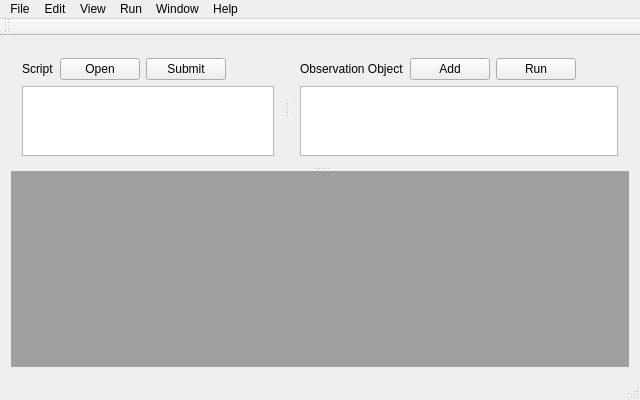
<?xml version="1.0" encoding="UTF-8"?>
<ui version="4.0">
 <class>MainWindow</class>
 <widget class="QMainWindow" name="MainWindow">
  <property name="geometry">
   <rect>
    <x>0</x>
    <y>0</y>
    <width>640</width>
    <height>400</height>
   </rect>
  </property>
  <property name="windowTitle">
   <string>Tweedia</string>
  </property>
  <widget class="QWidget" name="centralWidget">
   <property name="sizePolicy">
    <sizepolicy hsizetype="Preferred" vsizetype="Preferred">
     <horstretch>0</horstretch>
     <verstretch>0</verstretch>
    </sizepolicy>
   </property>
   <layout class="QGridLayout" name="gridLayout_3">
    <item row="0" column="0">
     <widget class="QSplitter" name="splitter_2">
      <property name="orientation">
       <enum>Qt::Vertical</enum>
      </property>
      <widget class="QSplitter" name="splitter">
       <property name="orientation">
        <enum>Qt::Horizontal</enum>
       </property>
       <widget class="QWidget" name="layoutWidget">
        <layout class="QGridLayout" name="gridLayout">
         <item row="0" column="0">
          <widget class="QLabel" name="label_3">
           <property name="text">
            <string>Script</string>
           </property>
          </widget>
         </item>
         <item row="0" column="1">
          <widget class="QPushButton" name="pushButton_2">
           <property name="text">
            <string>Open</string>
           </property>
          </widget>
         </item>
         <item row="0" column="2">
          <widget class="QPushButton" name="pushButton">
           <property name="text">
            <string>Submit</string>
           </property>
          </widget>
         </item>
         <item row="0" column="3">
          <spacer name="horizontalSpacer_4">
           <property name="orientation">
            <enum>Qt::Horizontal</enum>
           </property>
           <property name="sizeHint" stdset="0">
            <size>
             <width>40</width>
             <height>20</height>
            </size>
           </property>
          </spacer>
         </item>
         <item row="1" column="0" colspan="4">
          <widget class="QPlainTextEdit" name="plainTextEdit"/>
         </item>
        </layout>
       </widget>
       <widget class="QWidget" name="layoutWidget">
        <layout class="QGridLayout" name="gridLayout_2">
         <item row="0" column="2">
          <widget class="QPushButton" name="pushButton_4">
           <property name="text">
            <string>Run</string>
           </property>
          </widget>
         </item>
         <item row="0" column="0">
          <widget class="QLabel" name="label">
           <property name="text">
            <string>Observation Object</string>
           </property>
          </widget>
         </item>
         <item row="0" column="1">
          <widget class="QPushButton" name="pushButton_3">
           <property name="text">
            <string>Add</string>
           </property>
          </widget>
         </item>
         <item row="0" column="3">
          <spacer name="horizontalSpacer">
           <property name="orientation">
            <enum>Qt::Horizontal</enum>
           </property>
           <property name="sizeHint" stdset="0">
            <size>
             <width>40</width>
             <height>20</height>
            </size>
           </property>
          </spacer>
         </item>
         <item row="1" column="0" colspan="4">
          <widget class="QTableView" name="tableView"/>
         </item>
        </layout>
       </widget>
      </widget>
      <widget class="QMdiArea" name="mdiArea"/>
     </widget>
    </item>
   </layout>
  </widget>
  <widget class="QMenuBar" name="menuBar">
   <property name="geometry">
    <rect>
     <x>0</x>
     <y>0</y>
     <width>640</width>
     <height>22</height>
    </rect>
   </property>
   <widget class="QMenu" name="menuRun">
    <property name="title">
     <string>Run</string>
    </property>
    <addaction name="actionRunObsobj"/>
   </widget>
   <widget class="QMenu" name="menuFile">
    <property name="title">
     <string>File</string>
    </property>
    <addaction name="actionOpenDatabase"/>
    <addaction name="actionCreate_ObsobjTable"/>
    <addaction name="actionCreate_ResultTable"/>
    <addaction name="actionOpen_Script"/>
   </widget>
   <widget class="QMenu" name="menuEdit">
    <property name="title">
     <string>Edit</string>
    </property>
    <addaction name="actionAddObsobj"/>
    <addaction name="actionDeleteObsobj"/>
   </widget>
   <widget class="QMenu" name="menuWindow">
    <property name="title">
     <string>Window</string>
    </property>
   </widget>
   <widget class="QMenu" name="menuHelp">
    <property name="title">
     <string>Help</string>
    </property>
   </widget>
   <widget class="QMenu" name="menuView">
    <property name="title">
     <string>View</string>
    </property>
   </widget>
   <addaction name="menuFile"/>
   <addaction name="menuEdit"/>
   <addaction name="menuView"/>
   <addaction name="menuRun"/>
   <addaction name="menuWindow"/>
   <addaction name="menuHelp"/>
  </widget>
  <widget class="QToolBar" name="mainToolBar">
   <attribute name="toolBarArea">
    <enum>TopToolBarArea</enum>
   </attribute>
   <attribute name="toolBarBreak">
    <bool>false</bool>
   </attribute>
  </widget>
  <widget class="QStatusBar" name="statusBar"/>
  <action name="actionNamed_pipe">
   <property name="text">
    <string>named pipe</string>
   </property>
  </action>
  <action name="actionLoad_plugin">
   <property name="text">
    <string>load plugin</string>
   </property>
  </action>
  <action name="actionDelete_observation">
   <property name="text">
    <string>delete observation</string>
   </property>
  </action>
  <action name="actionStart_process">
   <property name="text">
    <string>start process</string>
   </property>
  </action>
  <action name="actionRefreash">
   <property name="text">
    <string>refreash</string>
   </property>
  </action>
  <action name="actionOpen_textview">
   <property name="text">
    <string>open textview</string>
   </property>
  </action>
  <action name="actionAddObsobj">
   <property name="text">
    <string>Add Obsobj</string>
   </property>
  </action>
  <action name="actionDeleteObsobj">
   <property name="text">
    <string>Delete Obsobj</string>
   </property>
  </action>
  <action name="actionRunObsobj">
   <property name="text">
    <string>Run Obsobj</string>
   </property>
  </action>
  <action name="actionOpen_TextView">
   <property name="text">
    <string>Open TextView</string>
   </property>
   <property name="visible">
    <bool>true</bool>
   </property>
  </action>
  <action name="actionOpenDatabase">
   <property name="text">
    <string>Open Database</string>
   </property>
  </action>
  <action name="actionInitialize_Database">
   <property name="text">
    <string>Create ObsobjTable</string>
   </property>
  </action>
  <action name="actionOpen_Script">
   <property name="text">
    <string>Open Script</string>
   </property>
  </action>
  <action name="actionCreate_ResultTable">
   <property name="text">
    <string>Create ResultTable</string>
   </property>
  </action>
  <action name="actionCreate_ObsobjTable">
   <property name="text">
    <string>Create ObsobjTable</string>
   </property>
  </action>
 </widget>
 <layoutdefault spacing="6" margin="11"/>
 <resources/>
 <connections/>
</ui>
